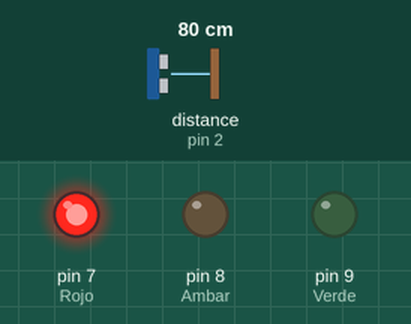
Recording of a sketch running on a simulated Arduino Uno, built with avr-gcc and run on an emulated ATmega328P. On the bench: output pins drawn as LEDs (lit = HIGH). Wiring (inferred from the names in the program): ultrasonic range finder: trigger pin 2; echo pin 2. The test bench sets the inputs (shaded band); at power-on: distance to the obstacle (sensor on pin 2) 80 cm. The echo pulse lasts 58.3 µs per cm; what the sketch prints to the serial monitor is not drawn.

Above: at 0.1 s.
Timing chart, 0 to 1.6 s (numbered marks = the images above):
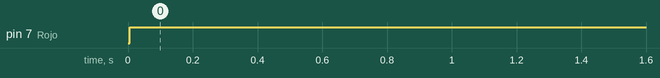

The sketch:

Ultrasonido_Ping.ino
```cpp
//Ultrasonido_PING//
//Autor Borxo García//
//Licencia de Creative Commons Reconocimiento-NoComercial 4.0 Internacional.//

#define ping  2
#define Rojo  7
#define Ambar  8
#define Verde  9

long duracion;
int distancia;

void setup()
	{
		Serial.begin(9600);
		pinMode(Rojo, OUTPUT);
		pinMode(Ambar, OUTPUT);
		pinMode(Verde, OUTPUT);
	}


void loop()
	{
		pinMode(ping, OUTPUT);
		digitalWrite(ping, LOW);
		delayMicroseconds(2);

		digitalWrite(ping, HIGH);
		delayMicroseconds(10);

		digitalWrite(ping, LOW);

		pinMode(ping, INPUT);
		duracion = pulseIn(ping, HIGH);
		distancia = duracion/58;

		digitalWrite(Rojo, HIGH);
		Serial.print(distancia);
		Serial.println("cm");
		delay(1000);

		if (distancia <= 70)
			{
				digitalWrite(Rojo, HIGH);
				delay(5000);
				digitalWrite(Rojo, LOW);
				digitalWrite(Verde, HIGH);
				delay(10000);
				digitalWrite(Verde, LOW);
				for (int i = 0; i < 4; i++)
					{
						digitalWrite(Ambar, HIGH);
						delay(500);
						digitalWrite(Ambar, LOW);
						delay(500);
					}
			}
	}
```

Measured:
- by itself, pin 7 (Rojo): LOW → HIGH at 0.01 s
